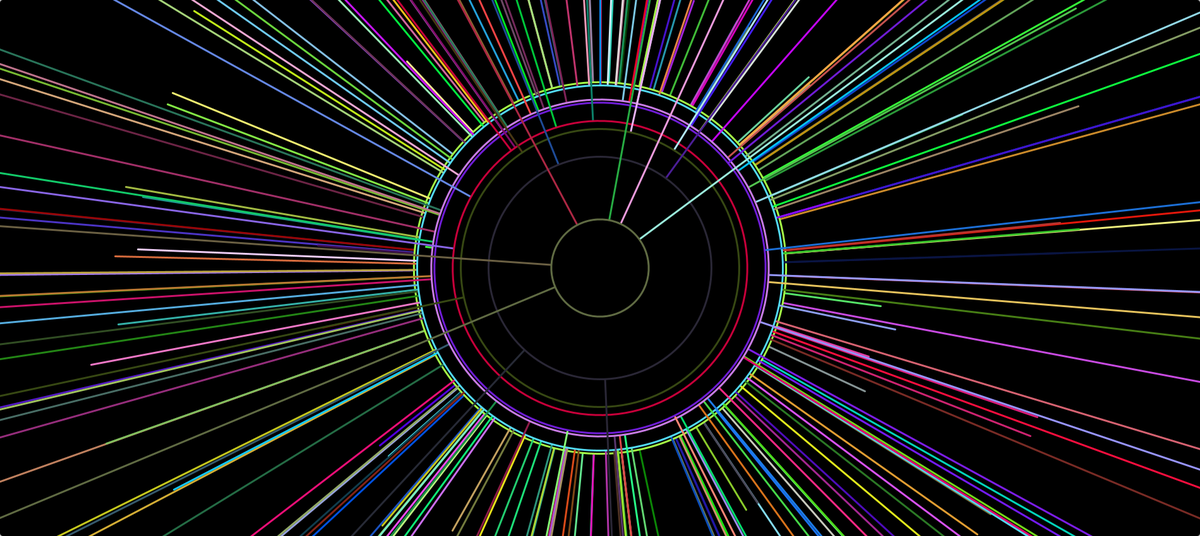
Frame 1 (no input)
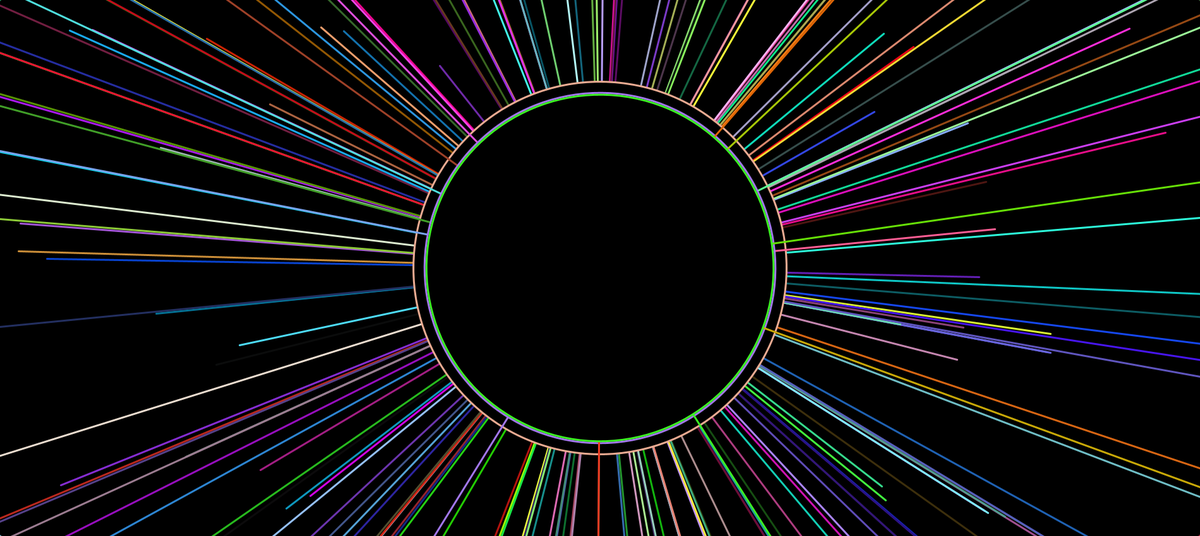
Frame 60 (the mouse pressed at the canvas centre just before this capture)
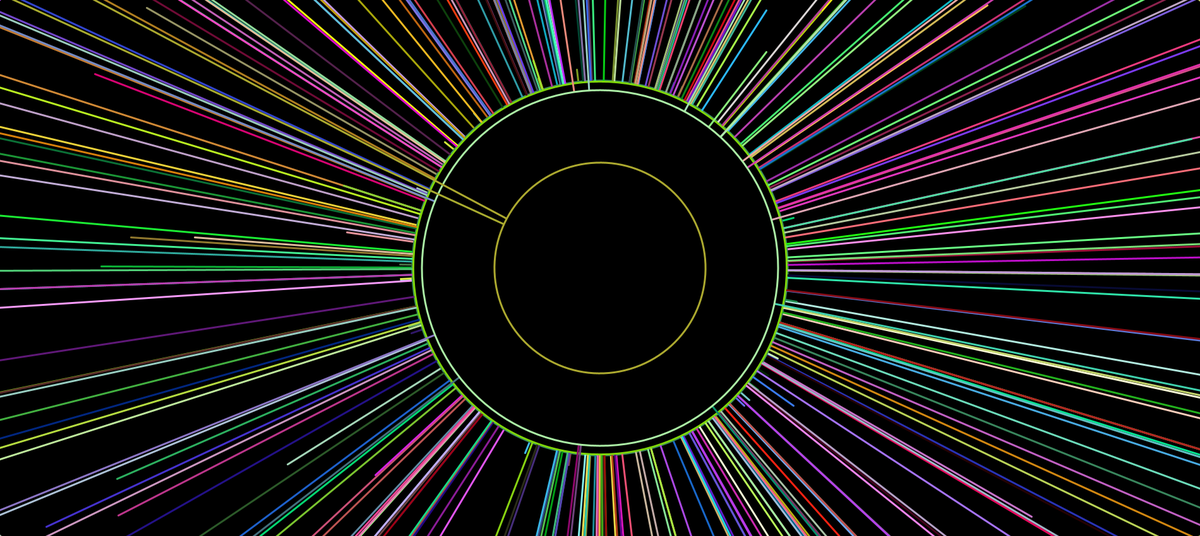
Frame 120 (the mouse held since frame 60 and released just before this capture)

The Processing sketch that drew these frames (run headless with seeded random() and noise(); from frame 60 on, the mouse is pressed at the canvas centre):

// Processing sketch: EXPLOSION_CENTRALE
// ── EXPLOSION_CENTRALE.pde
float x=20;
float y=20;
float z = 20;
float w =20;
void setup(){
  size(1900,850);

  
}

void draw(){
  
   fill(0);
  noStroke();
  rect(0,0,width,height,5);
 
 // for ( x=0; x<width; x=x+random(0,width)){
      //for ( y=0; y<width; y=y+random(0,height)){   
        pushMatrix();
          translate(width*0.5,height*0.5);
          for ( z=0; z<width; z=z+random(0,width)){
            for ( w=0; w<width; w=w+random(0,height)){
              for ( x=0; x<width; x=x+random(0,width)){
            for ( y=0; y<width; y=y+random(0,height)){
              rotate(random(0,2*PI));
                float a=random(0,255);
                float b=random(0,255);
                float c=random(0,255);
                float g=random(20,height*0.7);
                strokeWeight(3);
                stroke(b,a,c);
                line(0,0,z,w);
                stroke(a,b,c);
                line(0,0,x,y);
                ellipse(0,0,g,g);
                }
          }
      }
 }
          popMatrix();

  
}
